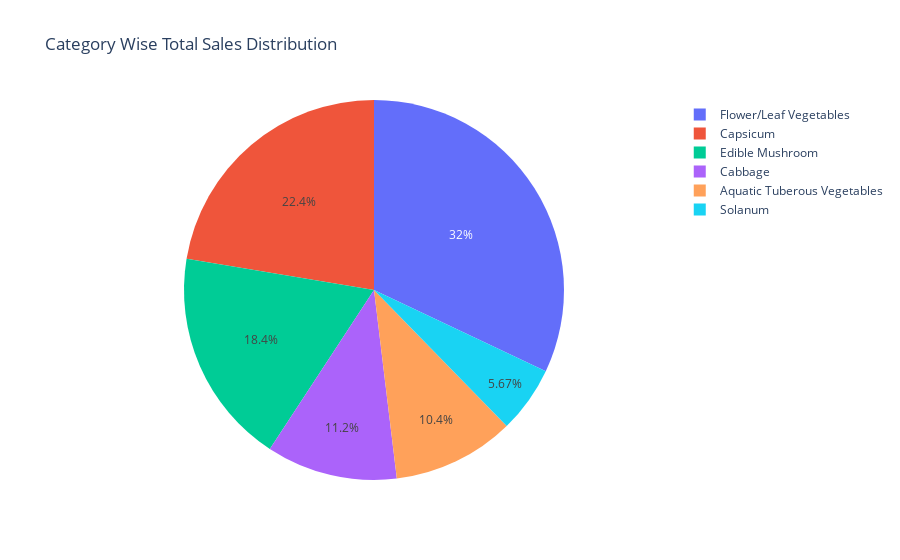

The code cell stored with this chart in its notebook:
### Code cell
fig = px.pie(category_name_wise_sales, values='total_sales', names='Category Name', title='Category Wise Total Sales Distribution')
plt.savefig('Sales Distribution.png')
fig.show()

### Figure 1 — Plotly figure (JSON) as saved in the notebook; plotly's stock layout.template omitted (floating-point values rounded to 4 significant figures)
{"data": [{"domain": {"x": [0, 1], "y": [0, 1]}, "hovertemplate": "Category Name=%{label}<br>total_sales=%{value}<extra></extra>", "labels": ["Aquatic Tuberous Vegetables", "Cabbage", "Capsicum", "Edible Mushroom", "Flower/Leaf Vegetables", "Solanum"], "legendgroup": "", "name": "", "showlegend": true, "type": "pie", "values": [350089, 375751, 754133, 619597, 1079069, 191124]}], "layout": {"legend": {"tracegroupgap": 0}, "title": {"text": "Category Wise Total Sales Distribution"}}}
